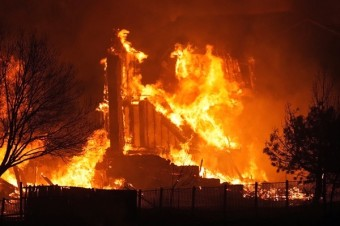
#> input picture 텐서플로우/data/Test/Fire/11815.jpg, 340 x 226 px; its folder holds only this picture in this run
$ python npy.py
#> lines starting #> are read from the running program, lines starting #| are printed output that depends on the picture
from PIL import Image
import os,glob,numpy as np
from sklearn.model_selection import  train_test_split
acc_dir = "./data/Test"
cg =["Fire","Non-Fire","Smoke"]
nb = len(cg)
img_w =64
img_h =64

pixels = img_w * img_h *3

X = []
Y = []

for idx ,cat in enumerate(cg):
    label =[0 for i in range(nb)]
    label[idx] = 1
    img_dir = acc_dir+ "/" + cat
    files = glob.glob(img_dir+"/*.jpg")

    for i,f in enumerate(files):
        img =Image.open(f)
#> img is the input picture: PIL image 340x226 RGB; mean R, G, B 116.6, 51.9, 15.2
        img =img.convert("RGB")
        img =img.resize((img_w,img_h))
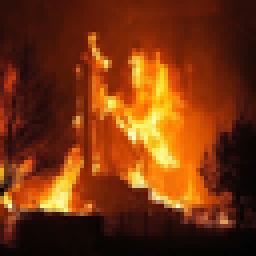
#> img: PIL image 64x64 RGB (shown 4 times larger); mean R, G, B 116.6, 51.9, 15.2
        data = np.asarray(img)
        X.append(data)
        Y.append(label)
        if i %10==0:
            print(i,"/n",data)
#> (printed output is left out)
#> pass 2 of the loop `for idx ,cat in enumerate(cg):`:
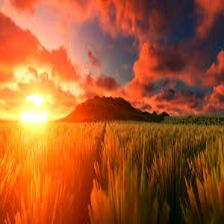
#> input picture 텐서플로우/data/Test/Non-Fire/clouds305.jpg, 224 x 224 px
#> img is the input picture: PIL image 224x224 RGB; mean R, G, B 166.6, 89.1, 43.7
#> `img =img.resize((img_w,img_h))`:
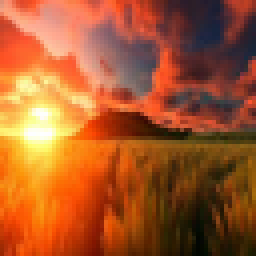
#> img: PIL image 64x64 RGB (shown 4 times larger); mean R, G, B 166.6, 89.1, 43.7
#> (printed output is left out)
X = np.array(X)
Y = np.array(Y)

X_train , X_test , y_train , y_test = train_test_split(X,Y)
#> y_train = [[1, 0, 0]]; y_test = [[0, 1, 0]]
xy = (X_train,X_test,y_train,y_test)

print('>>>저장중')
#> (the run stopped early here; a loop or call above may not have finished)
